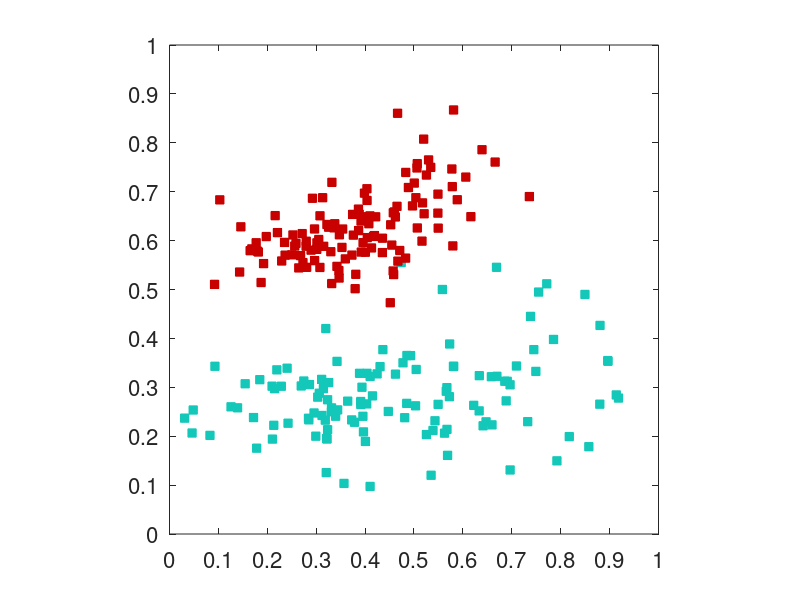
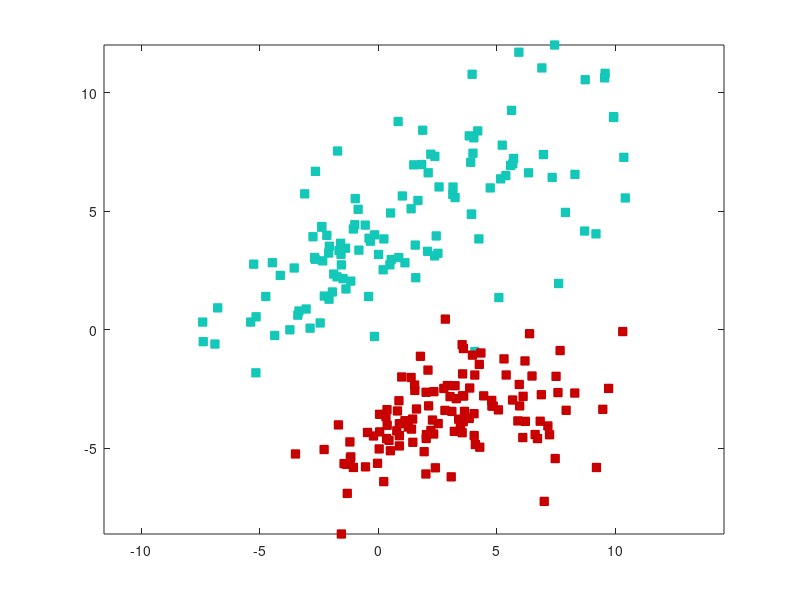

Source code (MATLAB) for these figures, in order: (Note: this script raises an error after producing the figures.)
% Classify weather data from various months measured in Kumpula.
%
% Column 1: Cloud amount	1/8
% Column 2: Pressure (msl)	hPa
% Column 3: Relative humidity	%
% Column 4: Precipitation intensity	mm/h
% Column 5: Snow depth	cm
% Column 6: Air temperature	degC
% Column 7: Dew-point temperature	degC
% Column 8: Horizontal visibility	m
% Column 9: Wind direction	deg
% Column 10: Gust speed	m/s
% Column 11: Wind speed	m/s
%
% Samuli Siltanen January 2021

% Graphical parameters
color_summer = [200 0 0]/255;
color_summer_light = [245 226 226]/255;
color_fall   = [255 124 45]/255;
color_winter = [0 0 255]/255;
color_spring = [20 200 185]/255;
color_spring_light = [217 255 235]/255;
color_line = [.5 .5 .5];
gridline_color = [.7 .7 .7];
gridline_width = .5;
msize = 6;
msize2 = 8;
fsize = 26;
fsize2 = 12;
tickfsize = 16;
separ = .2;
lwidth = 1;
lwidth2 = .5;

load data/weather2015 w04 w07
w04y15 = w04;
w07y15 = w07;

load data/weather2016 w01 w04 w07 w10
w01y16 = w01;
w04y16 = w04;
w07y16 = w07;
w10y16 = w10;

load data/weather2017 w01 w04 w07 w10
w01y17 = w01;
w04y17 = w04;
w07y17 = w07;
w10y17 = w10;

load data/weather2019 w01 w04 w07 w10
w01y19 = w01;
w04y19 = w04;
w07y19 = w07;
w10y19 = w10;

% Load precomputed neural net weights and biases.
load data/NN_parameters W2 b2 W3 b3 W4 b4

% Load normalized data
load ML_Higham_applied2weather/Highamdata x1 x2 y
len = length(x1);

%% Picture 1, April and July normalized temperatures and air pressures in 2019

figure(1)
clf
for iii = 1:len
    p1 = plot(x1(iii),x2(iii),'bs','markersize',msize);
    hold on
    if y(1,iii)>0
        set(p1,'color',color_spring)
        set(p1,'markerfacecolor',color_spring)
    else
        set(p1,'color',color_summer)
        set(p1,'markerfacecolor',color_summer)
    end   
end
%
set(gca,'xtick',[0:.1:1],'fontsize',tickfsize)
set(gca,'ytick',[0:.1:1],'fontsize',tickfsize)
axis([0 1 0 1])
axis square


%% Picture 2, apply weight matrix and bias of first hidden layer

% Re-arrange the data so that each column of a 2x60 matrix has the
% x1-coordinate of a data point in the first row and x2-coordinate in the
% second row
tmp = [x1(:).';x2(:).'];

% Multiply by weight matrix.
W2x = W2*tmp;

% Transpose the result so that again first column is for x1-coordinates and
% second column for x2-coordinates
W2x = W2x.';

% Pick out the coordinates of the rotated data values
W2x1 = W2x(:,1);
W2x2 = W2x(:,2);

% Add bias
W2x1b = W2x1+b2(1);
W2x2b = W2x2+b2(2);

% Plot the data
figure(2)
clf
for iii = 1:len
    p1 = plot(W2x1b(iii),W2x2b(iii),'bs','markersize',msize);
    hold on
    if y(1,iii)>0
        set(p1,'color',color_spring)
        set(p1,'markerfacecolor',color_spring)
    else
        set(p1,'color',color_summer)
        set(p1,'markerfacecolor',color_summer)
    end

end
axis equal


%% Picture 3, apply activation function


% Plot the data
figure(3)
clf
for iii = 1:len
    p1 = plot(activate(W2x1b(iii),1,0),activate(W2x2b(iii),1,0),'bs','markersize',msize);
    hold on
    if y(1,iii)>0
        set(p1,'color',color_spring)
        set(p1,'markerfacecolor',color_spring)
    else
        set(p1,'color',color_summer)
        set(p1,'markerfacecolor',color_summer)
    end

end
axis equal



